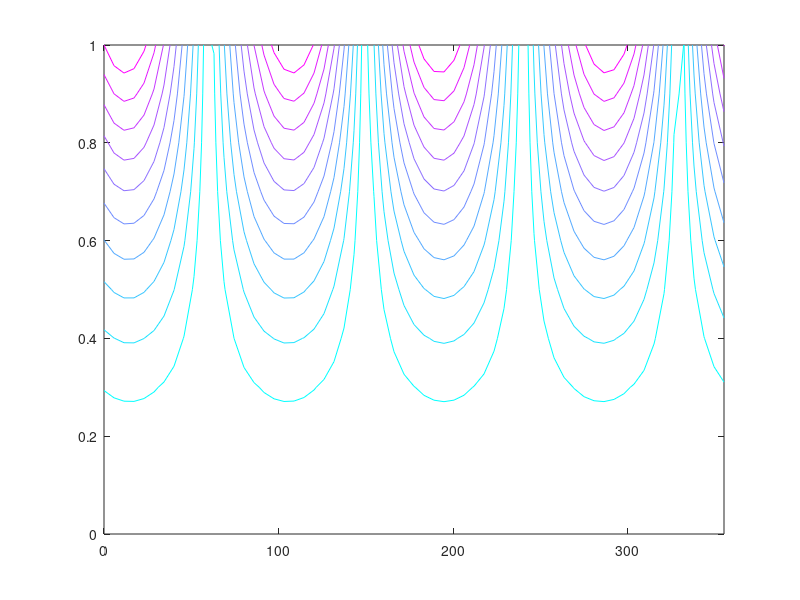
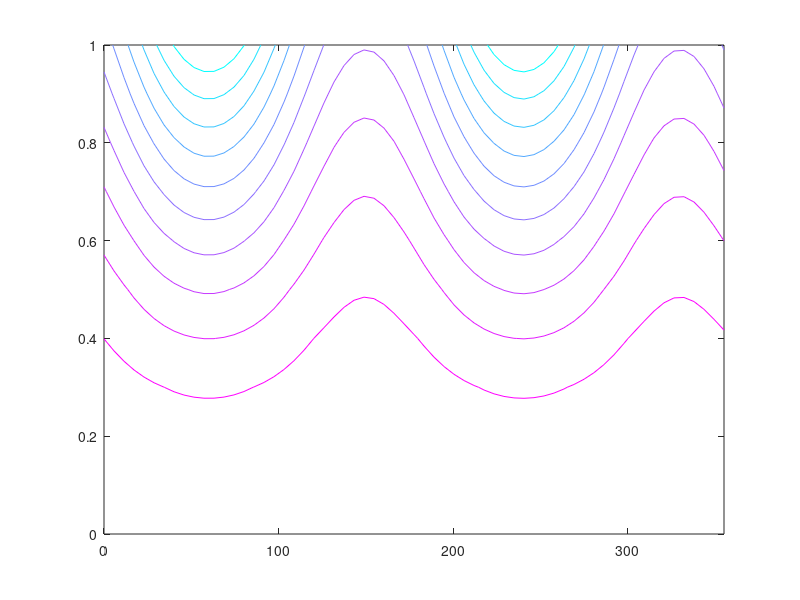
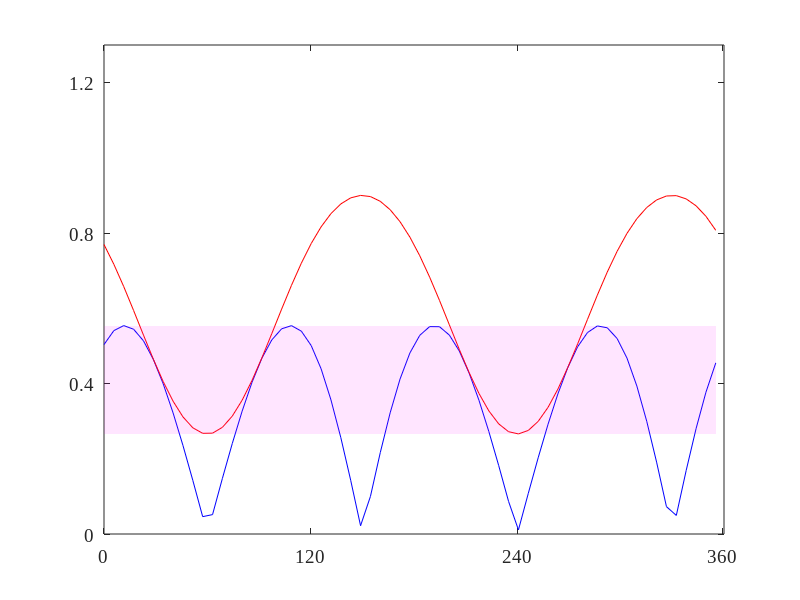

Write the MATLAB code that produced these figures, in order. (Note: this script raises an error after producing the figures.)
Smin=[];
Smax=[];
mx=[];
theta_f1=0:0.1:2*pi;

for m=0:0.1:1
dead_time=0;

% m=0.9;
n=0;
D1=(1+m*sin(theta_f1)+(n/6)*sawtooth(3*theta_f1+pi/2,1/2))/2;
D1(D1<dead_time)=dead_time;
D1(D1>(1-dead_time))=1-dead_time;
% S1=(2/pi)*sin(pi*D1)*cos(theta_c);
S1=(2/pi)*sin(pi*(D1));
theta_f2=theta_f1-2*pi/3;
D2=(1+m*sin(theta_f2)+(n/6)*sawtooth(3*theta_f2+pi/2,1/2))/2;
D2(D2<dead_time)=dead_time;
D2(D2>(1-dead_time))=1-dead_time;
D2=(1+m*sin(theta_f2)+(n/6)*sawtooth(3*theta_f2+pi/2,1/2))/2;
S2=(2/pi)*sin(pi*(D2));

mx=[mx, m];

Smin=[Smin ; abs(S1-S2)];
Smax=[Smax ; abs(S1+S2)];
end

[X Y]= meshgrid(theta_f1*180/pi,mx); 


figure1 = figure('Position', [0 0 400 300]);
colormap(cool)
% axes1 = axes('Parent',figure1);
% hold(axes1,'on');
contour(X,Y,Smin);

% mesh(X,Y,Smin);
% hold on;
% mesh(X,Y,Smax);
% hold on;



figure2 = figure('Position', [0 0 400 300]);
colormap(cool)
contour(X,Y,Smax);
% % mesh(X,Y,Smax);


% Create ylabel
% ylabel({'Modulation Index'},'FontSize',15);

% Create xlabel
% xlabel('Fundamental Phase ($^o$)','FontSize',15);

% box(axes1,'off');
% grid(axes1,'on');
% axis(axes1,'tight');
% hold(axes1,'off');
% 
% set(axes1,'BoxStyle','full','Color',[0 0 0],...
%     'FontName','Times New Roman','FontSize',16,'GridAlpha',0.7, ...
%     'Layer','top','MinorGridAlpha',0.2,'MinorGridLineStyle','-','XMinorGrid','on', ...
%     'XTick', [0 60 120 180 240 300 359], ...
%     'XTickLabel',{'0','60','120','180','240','300','360'},...
%     'YMinorGrid','on','ZMinorGrid','on');

%%
figure1 = figure('Position', [0 0 400 300]);
axes1 = axes('Parent',figure1);
hold(axes1,'on');
% plot(theta_f1*180/pi,S1,'r')
% hold on;
% plot(theta_f1*180/pi,S2,'b')
% hold on;
plot(theta_f1*180/pi,abs(S1-S2),'b')
hold on;
plot(theta_f1*180/pi,abs(S1+S2),'r')

x = min(abs(S1+S2))*ones(size(theta_f1));
y=max(abs(S1-S2))*ones(size(theta_f1));

patch('Parent',axes1, 'XData', [theta_f1*180/pi fliplr(theta_f1*180/pi)],'YData', [x fliplr(y)],'FaceColor',[1 0 1],...
    'EdgeColor','none','FaceAlpha',0.1)

box(axes1,'on');
hold(axes1,'off');

xlim([0 360])
ylim([0 1.3])

set(axes1,'XTick',[0 120 240 359], ...
    'XTickLabel',{'0','120','240','360'}, ...
    'YTick',[0 0.4 0.8 1.2], ...
    'YTickLabel',{'0','0.4','0.8','1.2'}, ...
    'FontName','TimesNewRoman','FontSize',14);

legend1 = legend(axes1,'show',{'Minimum','Maximum'},'interpreter','Latex','FontName','TimesNewRoman','FontSize',10);
set(legend1,...
    'Location','Best',...
    'EdgeColor','none',...
    'Color','white');

ylabel({'$\hat {S_{AB}}_{f_s}$'},'interpreter','latex','FontName','Times New Roman',...
    'FontSize',18);

% Create xlabel
xlabel('Fundamental Phase ($^o$)','interpreter','latex','FontName','Times New Roman',...
    'FontSize',15);
